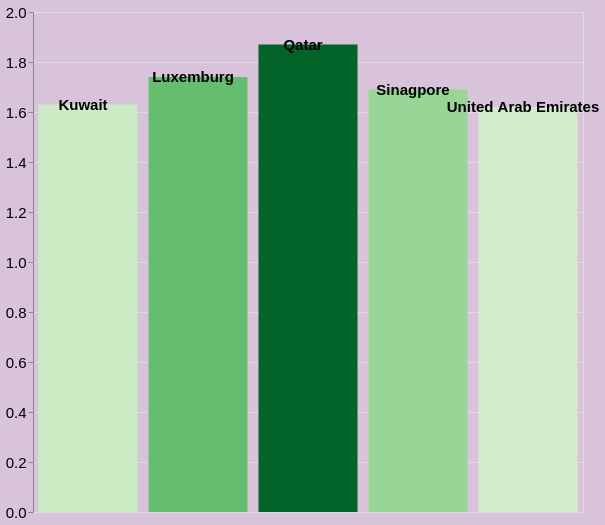

This figure's Vega-Lite source:
### Vega-Lite specification from a JSON file in a GitHub repository (floating-point values rounded to 4 significant figures)
{"$schema": "https://vega.github.io/schema/vega-lite/v5.json", "width": 550, "height": 500, "background": "#d9c3da", "data": {"values": [{"Country": "Qatar", "Economy": 1.87, "Happiness Rank": 35}, {"Country": "Luxemburg", "Economy": 1.74, "Happiness Rank": 18}, {"Country": "Sinagpore", "Economy": 1.69, "Happiness Rank": 26}, {"Country": "Kuwait", "Economy": 1.63, "Happiness Rank": 39}, {"Country": "United Arab Emirates", "Economy": 1.62, "Happiness Rank": 21}]}, "encoding": {"y": {"field": "Economy", "type": "quantitative", "axis": {"title": null, "labelFontSize": 15}}, "x": {"field": "Country", "type": "nominal", "title": null, "axis": null}}, "layer": [{"mark": "bar", "encoding": {"color": {"legend": null, "field": "Economy", "type": "quantitative", "scale": {"type": "linear", "scheme": "greens"}}, "tooltip": [{"field": "Economy", "type": "quantitative"}, {"field": "Happiness Rank", "type": "quantitative"}]}}, {"mark": {"type": "text", "fontSize": 15, "fontWeight": "bold", "align": "center", "xOffset": -5, "aria": false}, "encoding": {"text": {"field": "Country", "type": "nominal"}, "color": {"value": "black"}}}], "config": {"tick": {}}}
